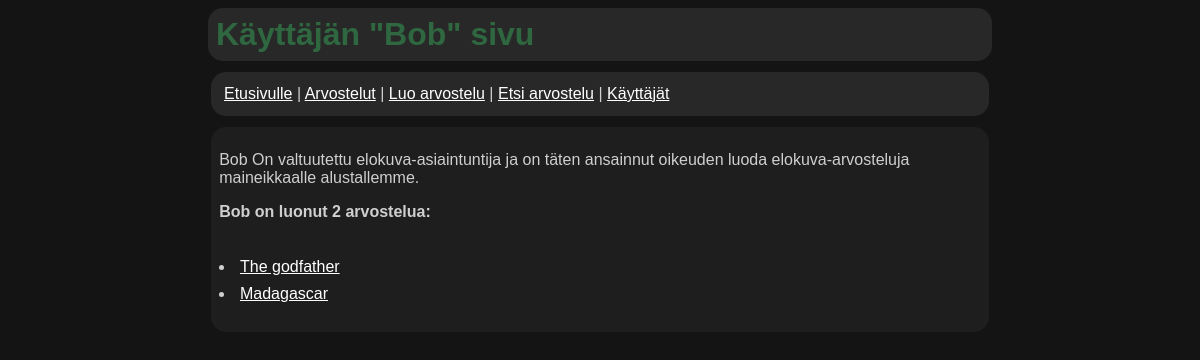
The page /show_user/2 on the database its author committed.
### tables this page shows
CREATE TABLE users (
    id INTEGER PRIMARY KEY,
    username TEXT UNIQUE,
    password_hash TEXT
);

CREATE TABLE reviews (
    id INTEGER PRIMARY KEY,
    user_id INTEGER REFERENCES users,
    movie TEXT, 
    rating INTEGER, 
    review TEXT
);

### app.py (the view)
@app.route("/show_user/<int:user_id>")
def show_user(user_id):
    user = users.get_user(user_id)
    if type(user) is str:
        return render_template("error_message.html", unf_error=user)
    else:
        items = users.get_users_reviews(user_id)
        return render_template("show_user.html", user=user, reviews=items)

### db.py (called while the page is built)
def get_connection():
    con = sqlite3.connect("database.db")
    con.execute("PRAGMA foreign_keys = ON")
    con.row_factory = sqlite3.Row
    return con

def query(sql, params=[]):
    con = get_connection()
    result = con.execute(sql, params).fetchall()
    con.close()
    return result

### sql/users.py (called while the page is built)
def get_user(user_id):
    sql = """SELECT id, username
            FROM users
            WHERE id = ?
            ;"""
    res = db.query(sql, [user_id])
    error = "VIRHE: Kysely ei tuottanut tulosta. Kyseiselle id-numerolle ei ole käyttäjää."
    return res[0] if res else error

def get_users_reviews(user_id):
    sql = """SELECT R.movie, R.id
            FROM users U, reviews R
            WHERE U.id = R.user_id
            AND U.id = ?
            ;"""
    res = db.query(sql, [user_id])
    return res if res else None

### templates/show_user.html (shortened to what this page needs)
<!DOCTYPE html>
<html>
<head>
    <link rel="stylesheet" href="/static/main.css">
</head>
<body>
    <div class="header">
    <h1>Käyttäjän "{{ user.username }}" sivu</h1>
    </div>
    <div class="nav">
        <a href="/">Etusivulle</a> |
        <a href="/movie_reviews">Arvostelut</a> |
        <a href="/new_item">Luo arvostelu</a> |
        <a href="/find_review">Etsi arvostelu</a> |
        <a href="/all_users">Käyttäjät</a>
    </div>
    <div class="content">
    <p>
        {{ user.username }} On valtuutettu elokuva-asiaintuntija ja on täten ansainnut oikeuden luoda elokuva-arvosteluja
        maineikkaalle alustallemme.
    </p>
    {% if reviews %}
    <p>
        <b>{{ user.username }} on luonut {{ reviews | count}} arvostelua:</b>
    </p>
    <ul>
        {% for rev in reviews %}
        <li><a href="/movie_review/{{ rev.id }}">{{ rev.movie }}</a></li>
        {% endfor %}
    </ul>
    {% else %}
    <p>Käyttäjä {{ user.username }} ei ole luonut vielä yhtäkään elokuva-arvostelua.</p>
    {% endif %}
    </div>
</body>
</html>

### static/main.css (style rules this page uses)
body { margin: auto; max-width: 50em; font-family: sans-serif; background-color: rgb(20, 20, 20); color: rgb(207, 207, 207) }
a { color:rgb(255, 255, 255) }
h1 { margin: auto; color: rgb(47, 104, 64); overflow-wrap: break-word; }
p { white-space: initial; overflow-wrap: break-word; }
ul { margin: auto; padding-top: 1.0em; padding-bottom: 1.0em; padding-right: 1.0em; padding-left: 1.0em; overflow-wrap: break-word; }
li { margin: auto; padding: 0.3em; }
.header { padding: 0.5em; margin: 0.5em; background-color: rgb(40, 40, 40); border-radius: 15px; }
.nav { padding: 0.8em; margin: 0.7em; background-color: rgb(40, 40, 40); border-radius: 15px; }
.content { padding: 0.5em; margin: 0.7em; background-color: rgb(30, 30, 30); border-radius: 15px; }

### rows shown on the page
users: username "Bob"
reviews: movie "The godfather"
reviews: movie "Madagascar"

### other values the page prints
{{ reviews | count }} "2"
